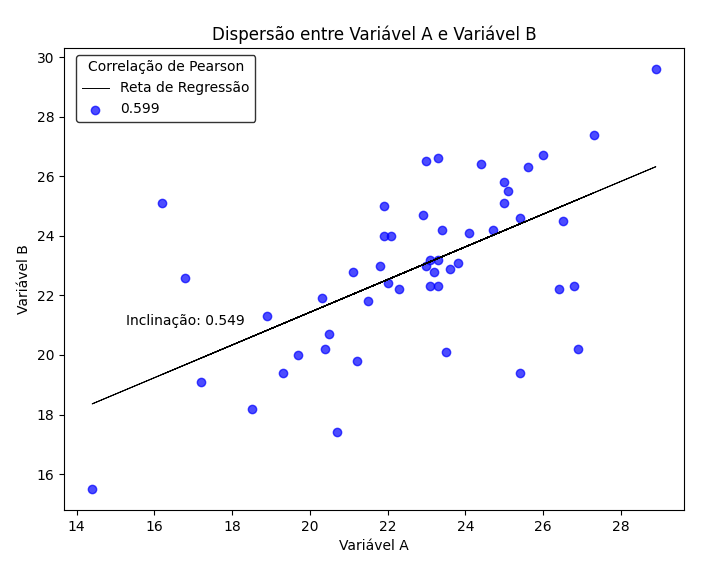

This chart was generated by the following Python code:
# Importando bibliotecas
import numpy as np
import pandas as pd
import matplotlib.pyplot as plt
from sklearn.linear_model import LinearRegression

#Lendo o arquivo de dados 
df = pd.read_csv('dados.csv', delimiter=' ',nrows=51)
#print(df)

#Definindo variáveis A e B
variavel_a = df['grupoa'] 
#print('VARIAVEL A \n', variavel_a)

variavel_b = df['grupob']
#print('VARIÁVEL B \n', variavel_b)

#------------------------------------------------------------------
#Calculando a correlação de Pearson para estimar o grau de associação entre as variáveis A e B
correlacao = df['grupoa'].corr(df['grupob'])
print('CORRELAÇÃO ENTRE A e B = ', correlacao)

#Encontrar os coeficientes angular e linear da correlação
from sklearn.linear_model import LinearRegression

# Preparando os dados
X = np.array(df['grupoa']).reshape(-1, 1)
y = np.array(df['grupob'])

# Criando o modelo de regressão linear
modelo = LinearRegression()

# Ajustando o modelo aos dados
modelo.fit(X, y)

#Coeficientes angular e linear
coeficiente_angular = modelo.coef_[0]
coeficiente_linear = modelo.intercept_

print('COEFICIENTE ANGULAR(BETA1) = ', coeficiente_angular)
print('CEFICIENTE LINEAR(BETA0) = ', coeficiente_linear)

#--------------------------------------------------------------
#PLOTANDO UM GRÁFICO DE DISPERSÃO
 
#Ajustando o valor da correlação e coeficiente linear para plotar no gráfico
correlacao_ajustada = round(correlacao,3)
print('CORRELAÇÃO AJUSTADA =',correlacao_ajustada)
coeficiente_linear_ajustado = round(coeficiente_linear,3)
print('COEFICIENTE LINEAR AJUSTADO =',coeficiente_linear_ajustado)

# Calculando os coeficientes da reta de regressão
coef = np.polyfit(variavel_a, variavel_b, 1)
inclinacao = coef[0]
interceptar = coef[1]

plt.figure(figsize=(8, 6))
plt.plot(variavel_a, inclinacao * variavel_a + interceptar, color='black', linewidth=0.7, label='Reta de Regressão')
plt.scatter(variavel_a, variavel_b, color='blue', alpha=0.7, label=correlacao_ajustada)
plt.text(0.1, 0.4, f'Inclinação: {inclinacao:.3f}', transform=plt.gca().transAxes)


plt.title('Dispersão entre Variável A e Variável B')
plt.xlabel('Variável A')
plt.ylabel('Variável B')

#Ajustando as cores da borda e a posição da legenda
legend = plt.legend()
legend.set_title('Correlação de Pearson')
legend.set_bbox_to_anchor((1.5, 2.5))
frame = legend.get_frame()
frame.set_edgecolor('black')

# Ajustar a posição da legenda
legend.set_bbox_to_anchor((0.32, 1)) 
plt.show()

#########################################################
#
# RODAR: python3 correlacao_pearson.py
#
#########################################################
